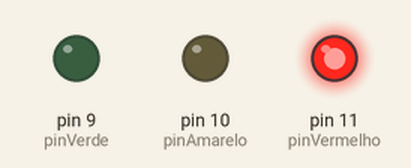
Simulated run of this sketch. Board: Arduino Uno, built with avr-gcc and run on an emulated ATmega328P. Parts: output pins drawn as LEDs (lit = HIGH).

Above: at 3.0 s.
At 9.2 s:
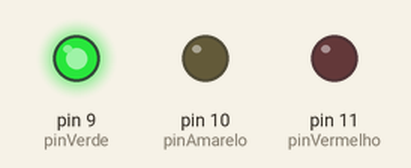
At 11.7 s:
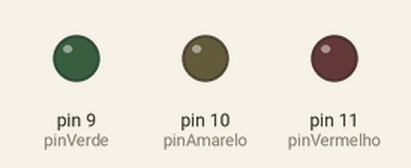
At 15.0 s:
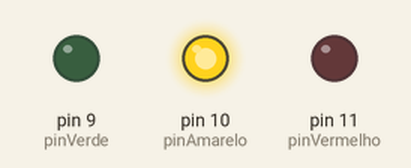
Timing chart, 0 to 20.8 s (numbered marks = the images above):
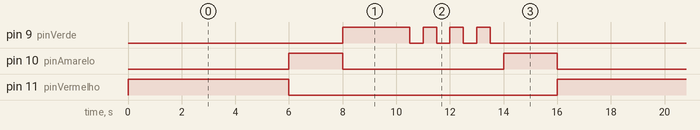

The sketch:

main.ino
```cpp
// Definição da classe Semaforo para controlar as luzes do semáforo
class Semaforo
{
  private:
    // Ponteiros para os pinos das luzes do semáforo
    int* pinLuzVerde;
    int* pinLuzAmarela;
    int* pinLuzVermelha;

    // Método privado para acender uma luz por um determinado tempo
    void acenderLuz(int* pin, float* tempo)
    {
      digitalWrite(*pin, HIGH);          // Liga a luz
      delay(1000 * (*tempo));            // Mantém a luz ligada pelo tempo especificado (em segundos)
      digitalWrite(*pin, LOW);           // Desliga a luz após o tempo passar
    }

    // Método privado para piscar uma luz por um determinado número de vezes
    void piscarLuz(int* pin, int* tempo)
    {
      for (float i = 0; i < *tempo; i += 0.5)   // Laço para controlar o número de piscadas
      {
        digitalWrite(*pin, HIGH);               // Liga a luz
        delay(250 * (*tempo));                  // Mantém a luz ligada por uma fração do tempo especificado
        digitalWrite(*pin, LOW);                // Desliga a luz
        delay(250 * (*tempo));                  // Aguarda para acender a luz novamente
      }
    }

  public:
    // Construtor da classe que inicializa os pinos do semáforo
    Semaforo(int* numPinVerde, int* numPinAmarela, int* numPinVermelho)
    {
      pinLuzVerde = numPinVerde;                // Atribui o pino verde ao ponteiro
      pinLuzAmarela = numPinAmarela;            // Atribui o pino amarelo ao ponteiro
      pinLuzVermelha = numPinVermelho;          // Atribui o pino vermelho ao ponteiro
      pinMode(*pinLuzVerde, OUTPUT);            // Define o pino verde como saída
      pinMode(*pinLuzAmarela, OUTPUT);          // Define o pino amarelo como saída
      pinMode(*pinLuzVermelha, OUTPUT);         // Define o pino vermelho como saída
    }

    // Método público para acionar o semáforo em uma sequência de tempos específicos
    void ligar(float* tempoLuzVerde, float* tempoLuzAmarela, float* tempoLuzVermelha, int* tempoPiscarVerde)
    {
      acenderLuz(pinLuzVermelha, tempoLuzVermelha);   // Acende a luz vermelha pelo tempo especificado
      acenderLuz(pinLuzAmarela, tempoLuzAmarela);     // Acende a luz amarela pelo tempo especificado
      acenderLuz(pinLuzVerde, tempoLuzVerde);         // Acende a luz verde pelo tempo especificado

      // Se houver um tempo de piscada, aciona a função de piscar a luz verde
      if (*tempoPiscarVerde > 0)
      {
        piscarLuz(pinLuzVerde, tempoPiscarVerde);     // Pisca a luz verde pelo tempo especificado
      }

      acenderLuz(pinLuzAmarela, tempoLuzAmarela);     // Acende a luz amarela novamente antes de finalizar a sequência
    }
};

// Definição dos pinos para cada luz do semáforo
int pinVerde = 9;           // Pino para a luz verde
int pinAmarelo = 10;        // Pino para a luz amarela
int pinVermelho = 11;       // Pino para a luz vermelha

// Criação do objeto semáforo utilizando ponteiros para os pinos
Semaforo semaforo1(&pinVerde, &pinAmarelo, &pinVermelho);

void setup()
{
  // Configuração inicial do Arduino
}

void loop()
{
  // Variáveis de tempo para cada fase do semáforo
  float tempoVerde = 2.0;              // Tempo em segundos para a luz verde ficar acesa
  float tempoAmarelo = 2.0;            // Tempo em segundos para a luz amarela ficar acesa
  float tempoVermelho = 6.0;           // Tempo em segundos para a luz vermelha ficar acesa
  int tempoPiscarVerde = 2;            // Quantidade de vezes que a luz verde deve piscar

  // Chama o método ligar com ponteiros para os tempos
  semaforo1.ligar(&tempoVerde, &tempoAmarelo, &tempoVermelho, &tempoPiscarVerde);
}
```

Measured:
- by itself, pin 9 (pinVerde): repeats every 16.0 s: 3 × (LOW 0.50 s, HIGH 0.50 s), LOW 10.5 s, HIGH 2.5 s
- by itself, pin 10 (pinAmarelo): alternates HIGH for 2.0 s and LOW for 6.0 s
- by itself, pin 11 (pinVermelho): alternates HIGH for 6.0 s and LOW for 10.0 s
